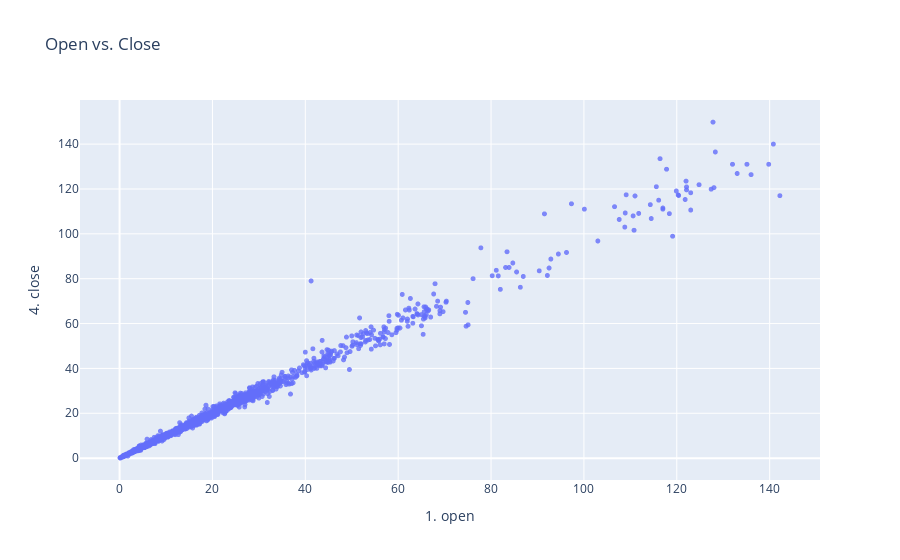

Write notebook code for a chart like this one.
### Code cell
fig = px.scatter(stock_data['PLUG'], 
                 x='1. open', 
                 y='4. close', 
                 opacity=0.8,
                  
                 title='Open vs. Close')
fig.update_traces(marker_size=5)
fig.show()

### Figure 1 — Plotly figure (JSON) as saved in the notebook; plotly's stock layout.template omitted (floating-point values rounded to 4 significant figures; data arrays with more than 128 entries replaced by an {"elided": "..."} marker saying what was removed)
{"data": [{"hovertemplate": "1. open=%{x}<br>4. close=%{y}<extra></extra>", "legendgroup": "", "marker": {"color": "#636efa", "opacity": 0.8, "size": 5, "symbol": "circle"}, "mode": "markers", "name": "", "showlegend": false, "type": "scattergl", "x": {"elided": "6094 float values"}, "xaxis": "x", "y": {"elided": "6094 float values"}, "yaxis": "y"}], "layout": {"legend": {"tracegroupgap": 0}, "title": {"text": "Open vs. Close"}, "xaxis": {"anchor": "y", "domain": [0, 1], "title": {"text": "1. open"}}, "yaxis": {"anchor": "x", "domain": [0, 1], "title": {"text": "4. close"}}}}
